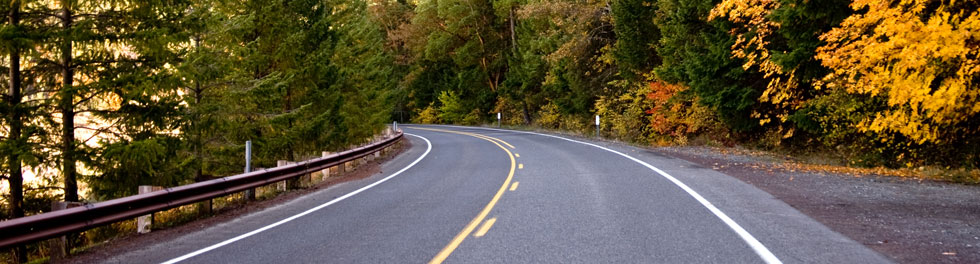
#> input picture opencv_python/SB/road1.jpg, 980 x 264 px
$ python core_arith.py   (Python 2 division)
#> lines starting #> are read from the running program, lines starting #| are printed output that depends on the picture
# http://docs.opencv.org/3.0-beta/doc/py_tutorials/py_core/py_image_arithmetics/py_image_arithmetics.html#image-arithmetics

# Note There is a difference between OpenCV addition and Numpy addition.
# OpenCV addition is a saturated operation while Numpy addition is a modulo operation.


import cv2
import numpy as np
def add():
    x = np.uint8([250])
    y = np.uint8([10])
    print 'X: ', x, ', Y: '
    print 'add(x, y): ', cv2.add(x, y) # 250+10 = 260 => 255
    print 'x + y: ', x + y   # 250+10 = 260 % 256 = 4

    img1 = cv2.imread("1.jpg")


    img2 = cv2.imread("2.jpg")

    print "========================================================================"
    print "shape: ", img1.shape, ", size: ", img1.size, ", type: ", img1.dtype
    print "shape: ", img2.shape, ", size: ", img2.size, ", type: ", img2.dtype
    print "========================================================================"

    # dst = cv2.add(img1[0:0,300:300], img2[0:0,300:300])
    # dst = cv2.addWeighted(img1[0:0,300:300], 0.7, img2[0:0,300:300], 0.3, 0)
    dst = cv2.addWeighted(img1[0:1000,000:1000], 0.9, img2[0:1000,0:1000], 0.1, 0)
    # dst = cv2.addWeighted(img1, 0.7, img2, 0.3, 0)
    img1[0:1000, 0:1000] = dst
    cv2.imshow("xxx", img1)
    # cv2.imshow("xxx", dst)
    cv2.waitKey(0)
    cv2.destroyAllWindows()


def bitwise():
    # Load two images
    img1 = cv2.imread('road1.jpg')
#> img1 is the input picture: shape (264, 980, 3); mean B, G, R 60.5, 84.7, 96.9
    img2 = cv2.imread('road2.jpg')
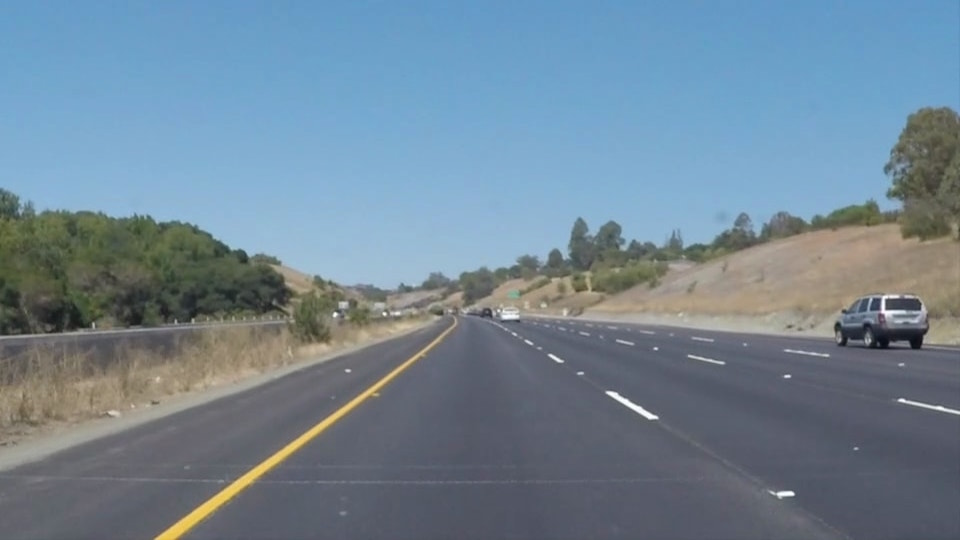
#> input picture opencv_python/SB/road2.jpg, 960 x 540 px
#> img2 is the input picture: shape (540, 960, 3); mean B, G, R 149, 133.4, 113

    # I want to put logo on top-left corner, So I create a ROI
    rows, cols, channels = img2.shape
#> rows = 540; cols = 960; channels = 3
    roi = img1[0:rows, 0:cols]
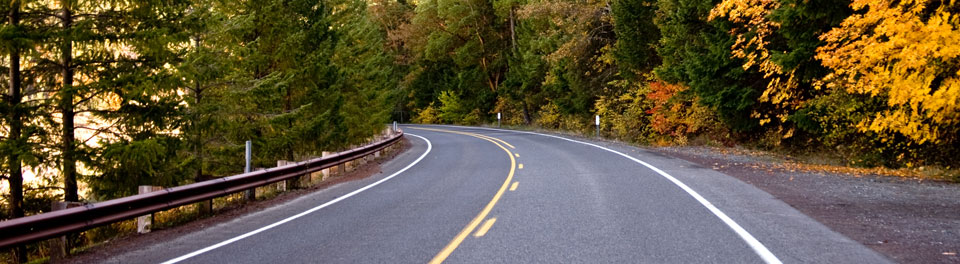
#> roi: shape (264, 960, 3); mean B, G, R 61, 85.1, 97

    # Now create a mask of logo and create its inverse mask also
    img2gray = cv2.cvtColor(img2, cv2.COLOR_BGR2GRAY)
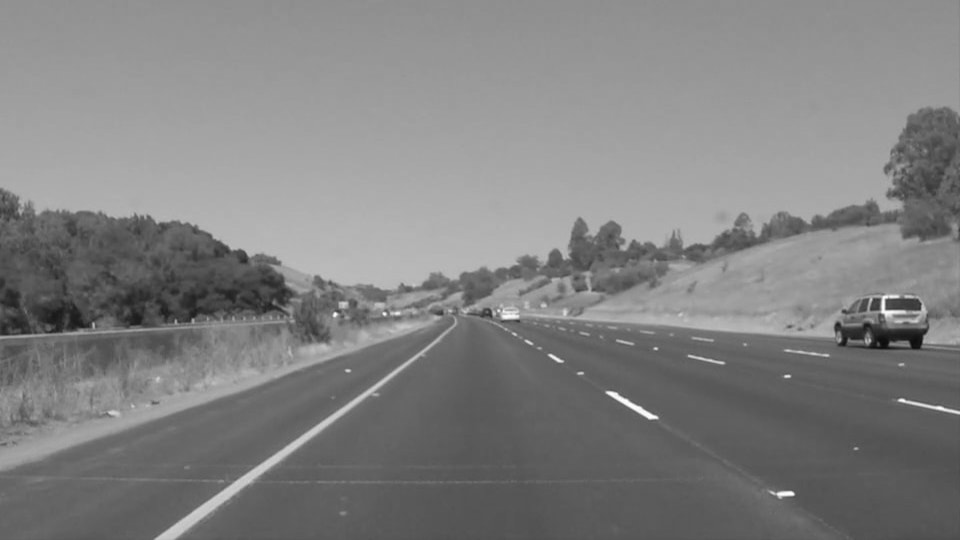
#> img2gray: shape (540, 960); min 11, max 254, mean 129.1
    ret, mask = cv2.threshold(img2gray, 10, 255, cv2.THRESH_BINARY)
#> mask: shape (540, 960); every value is 255
    mask_inv = cv2.bitwise_not(mask)
#> mask_inv: shape (540, 960); every value is 0

    # Now black-out the area of logo in ROI
#> (the run stopped early here; a loop or call above may not have finished)
